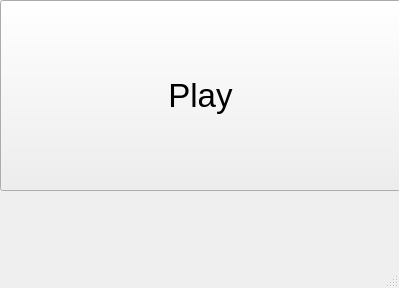
<?xml version="1.0" encoding="UTF-8"?>
<ui version="4.0">
 <class>MainWindow</class>
 <widget class="QMainWindow" name="MainWindow">
  <property name="geometry">
   <rect>
    <x>0</x>
    <y>0</y>
    <width>399</width>
    <height>288</height>
   </rect>
  </property>
  <property name="font">
   <font>
    <pointsize>25</pointsize>
   </font>
  </property>
  <property name="windowTitle">
   <string>MainWindow</string>
  </property>
  <widget class="QWidget" name="centralwidget">
   <widget class="QPushButton" name="playy">
    <property name="geometry">
     <rect>
      <x>0</x>
      <y>0</y>
      <width>401</width>
      <height>191</height>
     </rect>
    </property>
    <property name="text">
     <string>Play</string>
    </property>
   </widget>
  </widget>
  <widget class="QMenuBar" name="menubar">
   <property name="geometry">
    <rect>
     <x>0</x>
     <y>0</y>
     <width>399</width>
     <height>51</height>
    </rect>
   </property>
  </widget>
  <widget class="QStatusBar" name="statusbar"/>
 </widget>
 <resources/>
 <connections/>
</ui>
